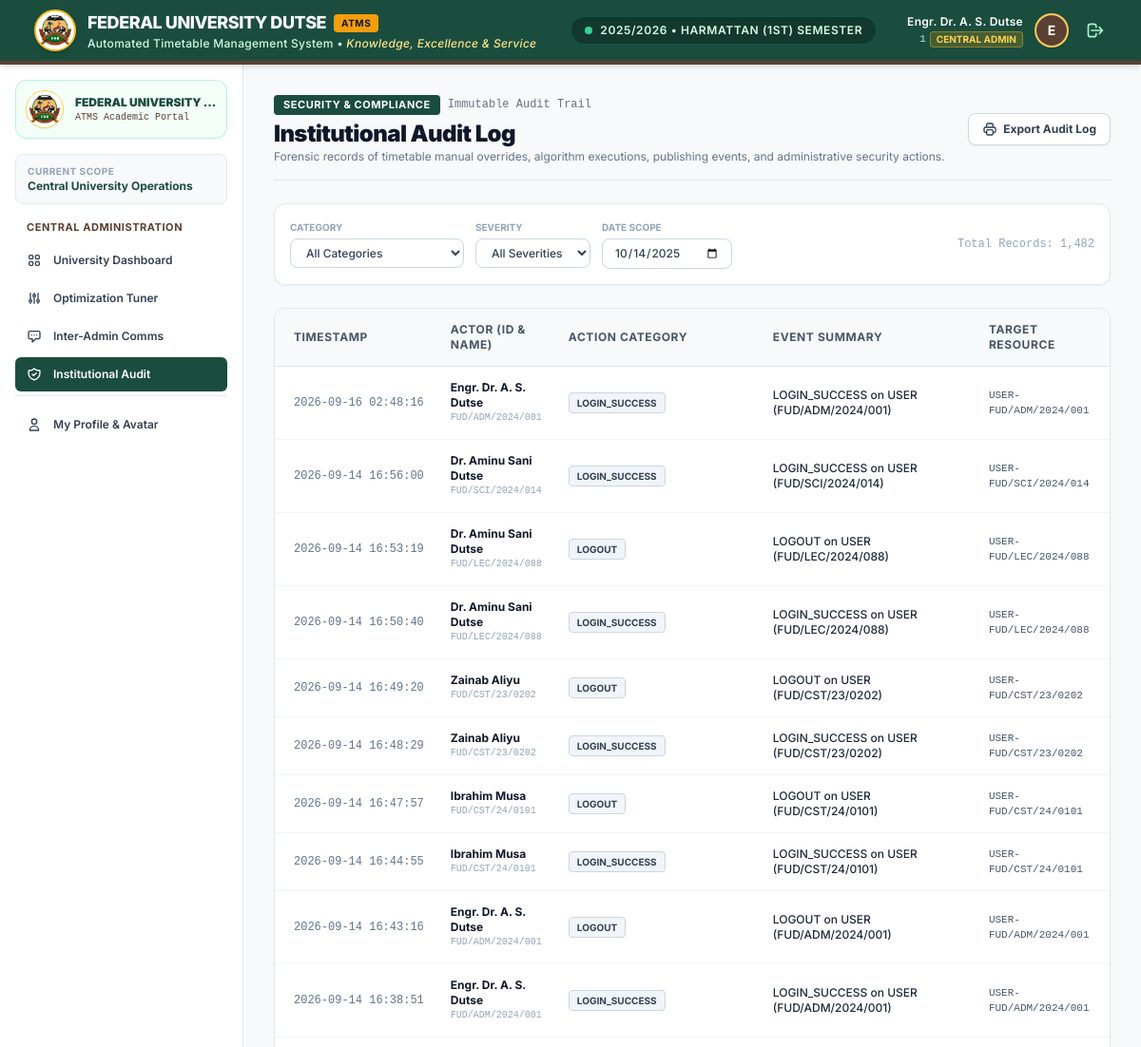
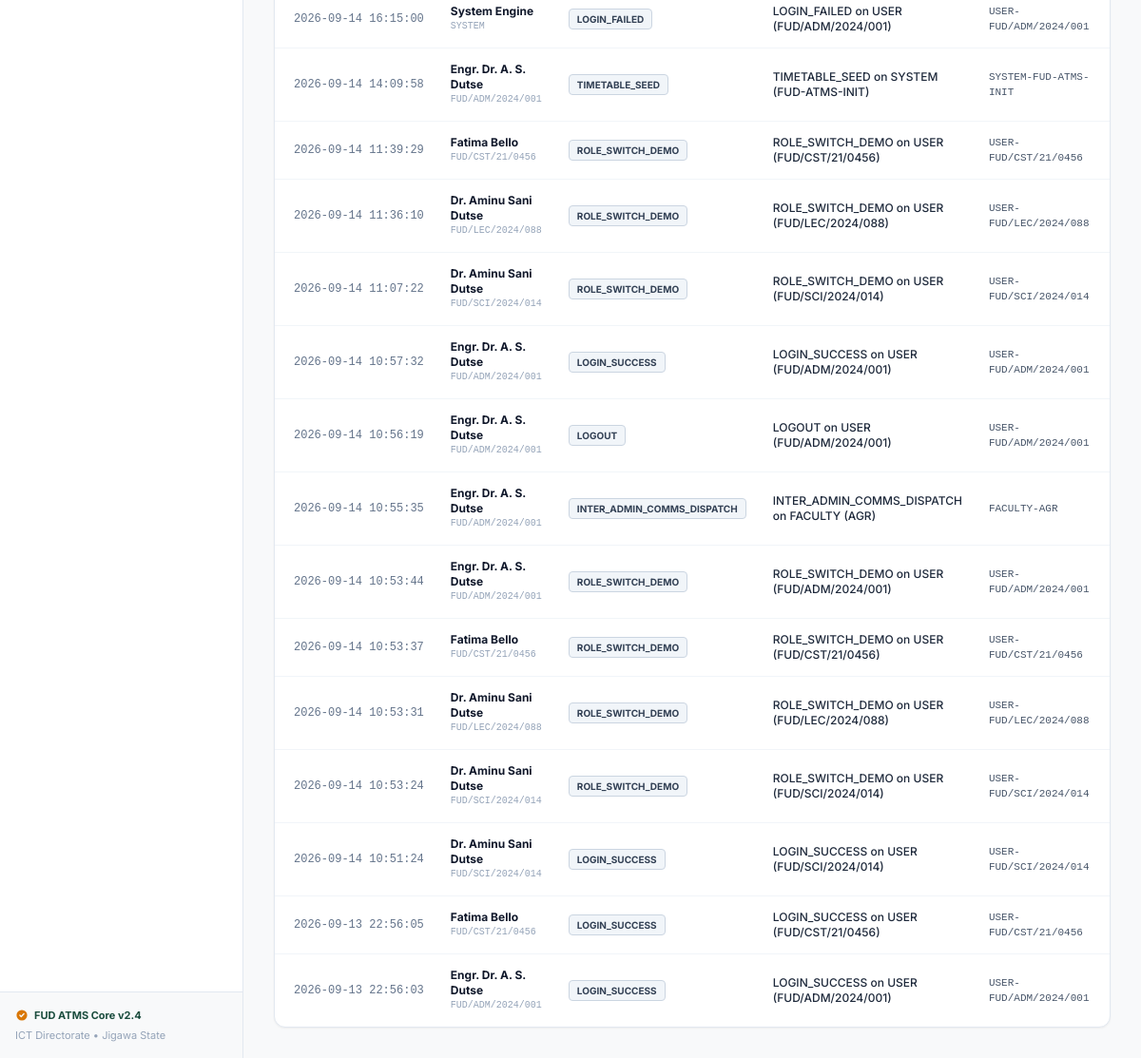
The app's page /central/audit/ (signed in) with its own data (2 pictures, top to bottom).
### timetable/models.py (models this page shows, shortened)
class AcademicSession(models.Model):
    name = models.CharField(max_length=16, unique=True, help_text="e.g. 2025/2026")
    is_current = models.BooleanField(default=False)
    class Meta:
        ordering = ['-name']

class User(AbstractUser):
    class Role(models.TextChoices):
        CENTRAL_ADMIN = 'CENTRAL_ADMIN', 'Central Administrator'
        FACULTY_ADMIN = 'FACULTY_ADMIN', 'Faculty Timetable Officer'
        LECTURER = 'LECTURER', 'Academic Staff / Lecturer'
        STUDENT = 'STUDENT', 'Undergraduate Student'
    LEVEL_CHOICES = [(l, f"{l} Level") for l in (100, 200, 300, 400, 500)]
    institutional_id = models.CharField(max_length=64, unique=True, db_index=True)
    role = models.CharField(max_length=20, choices=Role.choices, db_index=True)
    faculty = models.ForeignKey(Faculty, null=True, blank=True, on_delete=models.PROTECT, related_name='users')
    department = models.ForeignKey(Department, null=True, blank=True, on_delete=models.PROTECT, related_name='users')
    level = models.PositiveSmallIntegerField(null=True, blank=True, choices=LEVEL_CHOICES)
    profile_picture = models.ImageField(upload_to=user_profile_pic_path, null=True, blank=True)
    failed_login_count = models.PositiveIntegerField(default=0)
    locked_until = models.DateTimeField(null=True, blank=True)
    objects = CustomUserManager()
    USERNAME_FIELD = 'institutional_id'
    REQUIRED_FIELDS = ['first_name', 'last_name', 'email']
    @property
    def name(self):
        full = self.get_full_name().strip()
        return full if full else self.institutional_id
    @property
    def avatar_url(self):
        if self.profile_picture and hasattr(self.profile_picture, 'url'):
            try:
                return self.profile_picture.url
            except ValueError:
                return None
        return None

class AuditLog(models.Model):
    user = models.ForeignKey(User, null=True, blank=True, on_delete=models.SET_NULL, related_name='audit_entries')
    action = models.CharField(max_length=64, db_index=True)
    entity_type = models.CharField(max_length=64)
    entity_id = models.CharField(max_length=64)
    ip_address = models.GenericIPAddressField(null=True, blank=True)
    details = models.JSONField(default=dict, blank=True)
    timestamp = models.DateTimeField(auto_now_add=True, db_index=True)
    class Meta:
        ordering = ['-timestamp']

### timetable/views.py (the view)
# urls.py: path('central/audit/', views.central_institutional_audit, name='central_audit'),
@role_required([User.Role.CENTRAL_ADMIN])
def central_institutional_audit(request):
    category = request.GET.get('category')
    severity = request.GET.get('severity')
    logs_query = AuditLog.objects.all().select_related('user')
    if category and category != 'ALL':
        logs_query = logs_query.filter(action__icontains=category)
    paginator = Paginator(logs_query, 25)
    page_number = request.GET.get('page')
    page_obj = paginator.get_page(page_number)
    return render(request, 'central_admin/institutional_audit.html', {
        'page_obj': page_obj,
        'category': category,
        'severity': severity,
    })

### templates/central_admin/institutional_audit.html (shortened to what this page needs)
{% extends 'base.html' %}
{% load static %}
{% block page_header %}
<div class="flex flex-col sm:flex-row sm:items-center sm:justify-between pb-4 border-b border-[#E2E8F0] gap-4">
  <div>
    <div class="flex items-center space-x-2">
      <span class="px-2.5 py-0.5 text-[11px] font-bold uppercase tracking-wider bg-[#1B4D3E] text-white rounded">
        Security & Compliance
      </span>
      <span class="text-xs text-slate-500 font-mono">Immutable Audit Trail</span>
    </div>
    <h1 class="text-2xl font-black text-slate-900 tracking-tight mt-1">
      Institutional Audit Log
    </h1>
    <p class="text-xs text-slate-500">
      Forensic records of timetable manual overrides, algorithm executions, publishing events, and administrative security actions.
    </p>
  </div>
  <div class="flex items-center space-x-3">
    <button type="button"
            onclick="window.print()"
            class="px-3.5 py-2 text-xs font-bold text-slate-700 bg-white border border-slate-300 hover:bg-slate-50 rounded-lg shadow-sm transition flex items-center space-x-1.5">
      <span>Export Audit Log</span>
    </button>
  </div>
</div>
{% endblock %}
{% block content %}
<div class="bg-white p-4 rounded-xl border border-[#E2E8F0] shadow-sm flex flex-wrap items-center justify-between gap-3 text-xs">
  <div class="flex flex-wrap items-center gap-3">
    <div>
      <label class="block text-[10px] font-bold uppercase text-slate-400 mb-1">Category</label>
      <select class="px-3 py-1.5 rounded-lg border border-slate-300 bg-white font-medium text-slate-700 focus:ring-1 focus:ring-[#1B4D3E]">
        <option value="ALL">All Categories</option>
      </select>
    </div>
    <div>
      <label class="block text-[10px] font-bold uppercase text-slate-400 mb-1">Severity</label>
      <select class="px-3 py-1.5 rounded-lg border border-slate-300 bg-white font-medium text-slate-700 focus:ring-1 focus:ring-[#1B4D3E]">
        <option value="ALL">All Severities</option>
      </select>
    </div>
    <div>
      <label class="block text-[10px] font-bold uppercase text-slate-400 mb-1">Date Scope</label>
      <input type="date" value="2025-10-14" class="px-3 py-1.5 rounded-lg border border-slate-300 bg-white font-medium text-slate-700">
    </div>
  </div>
  <div class="flex items-center space-x-2">
    <span class="text-slate-400 text-xs font-mono">Total Records: 1,482</span>
  </div>
</div>
<div class="bg-white rounded-xl border border-[#E2E8F0] shadow-sm overflow-hidden">
  <div class="overflow-x-auto">
    <table class="w-full text-left border-collapse text-xs">
      <thead>
        <tr class="bg-[#F8F9FA] text-slate-600 font-bold uppercase tracking-wider border-b border-[#E2E8F0]">
          <th class="p-3.5 pl-5">Timestamp</th>
          <th class="p-3.5">Actor (ID & Name)</th>
          <th class="p-3.5">Action Category</th>
          <th class="p-3.5">Event Summary</th>
          <th class="p-3.5">Target Resource</th>
          <th class="p-3.5 text-center">Severity</th>
        </tr>
      </thead>
      <tbody class="divide-y divide-slate-100 text-slate-700 font-sans">
        {% if page_obj and page_obj.object_list %}
          {% for log in page_obj %}
          <tr class="hover:bg-slate-50 transition">
            <td class="p-3.5 pl-5 font-mono text-slate-500 whitespace-nowrap">
              {{ log.timestamp|date:"Y-m-d H:i:s" }}
            </td>
            <td class="p-3.5">
              {% if log.user %}
                <div class="font-bold text-slate-900">{% if log.user.get_full_name %}{{ log.user.get_full_name }}{% else %}{{ log.user.institutional_id }}{% endif %}</div>
                <div class="text-[10px] font-mono text-slate-400">{{ log.user.institutional_id }}</div>
              {% else %}
                <div class="font-bold text-slate-900">System Engine</div>
                <div class="text-[10px] font-mono text-slate-400">SYSTEM</div>
              {% endif %}
            </td>
            <td class="p-3.5">
              {% include 'components/audit_badge.html' with badge_type='action' value=log.action %}
            </td>
            <td class="p-3.5 max-w-xs font-medium text-slate-800">
              {{ log.action }} on {{ log.entity_type }} ({{ log.entity_id }})
            </td>
            <td class="p-3.5 font-mono text-[11px] text-slate-600">
              {{ log.entity_type }}-{{ log.entity_id }}
            </td>
            <td class="p-3.5 text-center">
            </td>
          </tr>
          {% endfor %}
        {% endif %}
      </tbody>
    </table>
  </div>
</div>
{% endblock %}

### templates/components/topbar.html (shortened to what this page needs)
{% load static %}
<header class="bg-[#1B4D3E] text-white border-b-4 border-[#5C4033] shadow-md sticky top-0 z-30">
  <div class="max-w-7xl mx-auto px-4 sm:px-6 lg:px-8">
    <div class="flex items-center justify-between h-16">
      <div class="flex items-center space-x-3">
        <a href="/" class="flex items-center space-x-3 group focus:outline-none focus:ring-2 focus:ring-amber-400 rounded-lg p-1">
          <div class="w-11 h-11 rounded-full bg-white flex items-center justify-center p-0.5 shadow-md border-2 border-amber-400 overflow-hidden flex-shrink-0">
            <img src="{% static 'img/fud-logo.png' %}" alt="Federal University Dutse Emblem" class="w-full h-full object-contain" />
          </div>
          <div>
            <div class="flex items-center space-x-2">
              <span class="font-extrabold tracking-tight text-lg text-white group-hover:text-amber-200 transition-colors">
                FEDERAL UNIVERSITY DUTSE
              </span>
              <span class="hidden sm:inline-block px-2 py-0.5 text-[10px] uppercase font-bold tracking-wider bg-amber-500 text-slate-900 rounded">
                ATMS
              </span>
            </div>
            <p class="text-xs text-emerald-100 font-medium tracking-wide">
              Automated Timetable Management System &bull; <span class="italic text-amber-200">Knowledge, Excellence & Service</span>
            </p>
          </div>
        </a>
      </div>
      <div class="hidden md:flex items-center space-x-2 bg-[#13392E] px-3.5 py-1.5 rounded-full border border-emerald-700/50 shadow-inner">
        <span class="inline-block w-2 h-2 rounded-full bg-emerald-400 animate-pulse"></span>
        <span class="text-xs font-semibold text-emerald-100 uppercase tracking-wider">
          {{ ACADEMIC_SESSION }} &bull; {{ ACADEMIC_SEMESTER }}
        </span>
      </div>
      <div class="flex items-center space-x-4">
        <div class="flex items-center space-x-3">
          <a href="{% url 'user_profile' %}" title="View & Edit Profile" class="text-right hidden sm:block group hover:opacity-90 transition">
            <div class="text-xs font-semibold text-white tracking-wide group-hover:text-amber-200 transition-colors">
              {{ user.name|default:"FUD Member" }}
            </div>
            <div class="flex items-center justify-end space-x-1 mt-0.5">
              <span class="text-[11px] text-emerald-200 font-mono">
                {{ user.id|default:"FUD/2024" }}
              </span>
              <span class="px-1.5 py-0.2 bg-amber-500/20 text-amber-300 border border-amber-400/40 rounded text-[10px] font-bold uppercase">
                {% if user.role == 'CENTRAL_ADMIN' %}Central Admin
                {% elif user.role == 'FACULTY_ADMIN' %}Faculty Admin
                {% elif user.role == 'LECTURER' %}Lecturer
                {% elif user.role == 'STUDENT' %}Student
                {% else %}{{ user.role }}
                {% endif %}
              </span>
            </div>
          </a>
          <a href="{% url 'user_profile' %}" title="Manage Profile & Photo" class="relative group focus:outline-none focus:ring-2 focus:ring-amber-400 rounded-full">
            <div class="w-9 h-9 rounded-full overflow-hidden border-2 border-amber-400/80 shadow bg-white flex items-center justify-center">
              {% if user.avatar_url %}
                <img src="{{ user.avatar_url }}" alt="{{ user.name }}" class="w-full h-full object-cover">
              {% else %}
                <div class="w-full h-full bg-[#5C4033] flex items-center justify-center text-white font-bold text-sm">
                  {{ user.name|slice:":1"|default:"F" }}
                </div>
              {% endif %}
            </div>
          </a>
          <form action="/logout/" method="POST" class="inline">
            <button type="submit" title="Secure Logout" class="p-1.5 text-emerald-200 hover:text-white hover:bg-[#13392E] rounded-md transition focus:outline-none focus:ring-2 focus:ring-amber-400">
              <svg class="w-5 h-5" fill="none" stroke="currentColor" viewBox="0 0 24 24">
                <path stroke-linecap="round" stroke-linejoin="round" stroke-width="2" d="M17 16l4-4m0 0l-4-4m4 4H7m6 4v1a3 3 0 01-3 3H6a3 3 0 01-3-3V7a3 3 0 013-3h4a3 3 0 013 3v1" />
              </svg>
            </button>
          </form>
        </div>
      </div>
    </div>
  </div>
</header>

### templates/components/audit_badge.html
{% if badge_type == 'severity' %}
  {% if value == 'CRITICAL' %}
    <span class="inline-flex items-center px-2 py-0.5 rounded text-[10px] font-bold uppercase bg-red-100 text-[#DC2626] border border-red-200">
      <span class="w-1.5 h-1.5 mr-1 rounded-full bg-[#DC2626]"></span>
      Critical
    </span>
  {% elif value == 'HIGH' %}
    <span class="inline-flex items-center px-2 py-0.5 rounded text-[10px] font-bold uppercase bg-amber-100 text-[#D97706] border border-amber-200">
      <span class="w-1.5 h-1.5 mr-1 rounded-full bg-[#D97706]"></span>
      High
    </span>
  {% elif value == 'MEDIUM' %}
    <span class="inline-flex items-center px-2 py-0.5 rounded text-[10px] font-bold uppercase bg-blue-100 text-blue-800 border border-blue-200">
      <span class="w-1.5 h-1.5 mr-1 rounded-full bg-blue-600"></span>
      Medium
    </span>
  {% elif value == 'LOW' %}
    <span class="inline-flex items-center px-2 py-0.5 rounded text-[10px] font-bold uppercase bg-emerald-100 text-[#059669] border border-emerald-200">
      <span class="w-1.5 h-1.5 mr-1 rounded-full bg-[#059669]"></span>
      Low
    </span>
  {% else %}
    <span class="inline-flex items-center px-2 py-0.5 rounded text-[10px] font-bold uppercase bg-slate-100 text-slate-700 border border-slate-200">
      <span class="w-1.5 h-1.5 mr-1 rounded-full bg-slate-500"></span>
      {{ value|default:"Info" }}
    </span>
  {% endif %}
{% elif badge_type == 'action' %}
  {% if value == 'OVERRIDE' %}
    <span class="inline-flex items-center px-2 py-0.5 rounded text-[10px] font-bold uppercase bg-[#5C4033]/15 text-[#5C4033] border border-[#5C4033]/30">
      Override
    </span>
  {% elif value == 'GENERATE' %}
    <span class="inline-flex items-center px-2 py-0.5 rounded text-[10px] font-bold uppercase bg-[#1B4D3E]/15 text-[#1B4D3E] border border-[#1B4D3E]/30">
      Generate
    </span>
  {% elif value == 'APPROVE' or value == 'APPROVED' %}
    <span class="inline-flex items-center px-2 py-0.5 rounded text-[10px] font-bold uppercase bg-emerald-100 text-[#059669] border border-emerald-300">
      Approved
    </span>
  {% elif value == 'REJECT' or value == 'REJECTED' %}
    <span class="inline-flex items-center px-2 py-0.5 rounded text-[10px] font-bold uppercase bg-red-100 text-[#DC2626] border border-red-300">
      Rejected
    </span>
  {% elif value == 'PENDING' %}
    <span class="inline-flex items-center px-2 py-0.5 rounded text-[10px] font-bold uppercase bg-amber-100 text-[#D97706] border border-amber-300">
      Pending
    </span>
  {% elif value == 'CLASH_FLAG' %}
    <span class="inline-flex items-center px-2 py-0.5 rounded text-[10px] font-bold uppercase bg-red-100 text-[#DC2626] border border-red-300">
      Clash Flagged
    </span>
  {% else %}
    <span class="inline-flex items-center px-2 py-0.5 rounded text-[10px] font-bold uppercase bg-slate-100 text-slate-700 border border-slate-300">
      {{ value }}
    </span>
  {% endif %}
{% endif %}

### records on screen
AcademicSession: name "2025/2026"
User: name "Engr. Dr. A. S. Dutse", id "1", name "E"
AuditLog: timestamp "2026-09-16 02:48:16", user.get_full_name "Engr. Dr. A. S. Dutse", user.institutional_id "FUD/ADM/2024/001", action "LOGIN_SUCCESS", entity_type "USER", entity_id "FUD/ADM/2024/001"
AuditLog: timestamp "2026-09-14 16:56:00", user.get_full_name "Dr. Aminu Sani Dutse", user.institutional_id "FUD/SCI/2024/014", action "LOGIN_SUCCESS", entity_type "USER", entity_id "FUD/SCI/2024/014"
AuditLog: timestamp "2026-09-14 16:53:19", user.get_full_name "Dr. Aminu Sani Dutse", user.institutional_id "FUD/LEC/2024/088", action "LOGOUT", entity_type "USER", entity_id "FUD/LEC/2024/088"
AuditLog: timestamp "2026-09-14 16:50:40", user.get_full_name "Dr. Aminu Sani Dutse", user.institutional_id "FUD/LEC/2024/088", action "LOGIN_SUCCESS", entity_type "USER", entity_id "FUD/LEC/2024/088"
AuditLog: timestamp "2026-09-14 16:49:20", user.get_full_name "Zainab Aliyu", user.institutional_id "FUD/CST/23/0202", action "LOGOUT", entity_type "USER", entity_id "FUD/CST/23/0202"
AuditLog: timestamp "2026-09-14 16:48:29", user.get_full_name "Zainab Aliyu", user.institutional_id "FUD/CST/23/0202", action "LOGIN_SUCCESS", entity_type "USER", entity_id "FUD/CST/23/0202"
AuditLog: timestamp "2026-09-14 16:47:57", user.get_full_name "Ibrahim Musa", user.institutional_id "FUD/CST/24/0101", action "LOGOUT", entity_type "USER", entity_id "FUD/CST/24/0101"
AuditLog: timestamp "2026-09-14 16:44:55", user.get_full_name "Ibrahim Musa", user.institutional_id "FUD/CST/24/0101", action "LOGIN_SUCCESS", entity_type "USER", entity_id "FUD/CST/24/0101"
AuditLog: timestamp "2026-09-14 16:43:16", user.get_full_name "Engr. Dr. A. S. Dutse", user.institutional_id "FUD/ADM/2024/001", action "LOGOUT", entity_type "USER", entity_id "FUD/ADM/2024/001"
AuditLog: timestamp "2026-09-14 16:38:51", user.get_full_name "Engr. Dr. A. S. Dutse", user.institutional_id "FUD/ADM/2024/001", action "LOGIN_SUCCESS", entity_type "USER", entity_id "FUD/ADM/2024/001"
AuditLog: timestamp "2026-09-14 16:15:00", shows "System Engine", action "LOGIN_FAILED", entity_type "USER", entity_id "FUD/ADM/2024/001"
AuditLog: timestamp "2026-09-14 14:09:58", user.get_full_name "Engr. Dr. A. S. Dutse", user.institutional_id "FUD/ADM/2024/001", action "TIMETABLE_SEED", entity_type "SYSTEM", entity_id "FUD-ATMS-INIT"
AuditLog: timestamp "2026-09-14 11:39:29", user.get_full_name "Fatima Bello", user.institutional_id "FUD/CST/21/0456", action "ROLE_SWITCH_DEMO", entity_type "USER", entity_id "FUD/CST/21/0456"
AuditLog: timestamp "2026-09-14 11:36:10", user.get_full_name "Dr. Aminu Sani Dutse", user.institutional_id "FUD/LEC/2024/088", action "ROLE_SWITCH_DEMO", entity_type "USER", entity_id "FUD/LEC/2024/088"
AuditLog: timestamp "2026-09-14 11:07:22", user.get_full_name "Dr. Aminu Sani Dutse", user.institutional_id "FUD/SCI/2024/014", action "ROLE_SWITCH_DEMO", entity_type "USER", entity_id "FUD/SCI/2024/014"
AuditLog: timestamp "2026-09-14 10:57:32", user.get_full_name "Engr. Dr. A. S. Dutse", user.institutional_id "FUD/ADM/2024/001", action "LOGIN_SUCCESS", entity_type "USER", entity_id "FUD/ADM/2024/001"
AuditLog: timestamp "2026-09-14 10:56:19", user.get_full_name "Engr. Dr. A. S. Dutse", user.institutional_id "FUD/ADM/2024/001", action "LOGOUT", entity_type "USER", entity_id "FUD/ADM/2024/001"
AuditLog: timestamp "2026-09-14 10:55:35", user.get_full_name "Engr. Dr. A. S. Dutse", user.institutional_id "FUD/ADM/2024/001", action "INTER_ADMIN_COMMS_DISPATCH", entity_type "FACULTY", entity_id "AGR"
AuditLog: timestamp "2026-09-14 10:53:44", user.get_full_name "Engr. Dr. A. S. Dutse", user.institutional_id "FUD/ADM/2024/001", action "ROLE_SWITCH_DEMO", entity_type "USER", entity_id "FUD/ADM/2024/001"
AuditLog: timestamp "2026-09-14 10:53:37", user.get_full_name "Fatima Bello", user.institutional_id "FUD/CST/21/0456", action "ROLE_SWITCH_DEMO", entity_type "USER", entity_id "FUD/CST/21/0456"
AuditLog: timestamp "2026-09-14 10:53:31", user.get_full_name "Dr. Aminu Sani Dutse", user.institutional_id "FUD/LEC/2024/088", action "ROLE_SWITCH_DEMO", entity_type "USER", entity_id "FUD/LEC/2024/088"
AuditLog: timestamp "2026-09-14 10:53:24", user.get_full_name "Dr. Aminu Sani Dutse", user.institutional_id "FUD/SCI/2024/014", action "ROLE_SWITCH_DEMO", entity_type "USER", entity_id "FUD/SCI/2024/014"
AuditLog: timestamp "2026-09-14 10:51:24", user.get_full_name "Dr. Aminu Sani Dutse", user.institutional_id "FUD/SCI/2024/014", action "LOGIN_SUCCESS", entity_type "USER", entity_id "FUD/SCI/2024/014"
AuditLog: timestamp "2026-09-13 22:56:05", user.get_full_name "Fatima Bello", user.institutional_id "FUD/CST/21/0456", action "LOGIN_SUCCESS", entity_type "USER", entity_id "FUD/CST/21/0456"
AuditLog: timestamp "2026-09-13 22:56:03", user.get_full_name "Engr. Dr. A. S. Dutse", user.institutional_id "FUD/ADM/2024/001", action "LOGIN_SUCCESS", entity_type "USER", entity_id "FUD/ADM/2024/001"

### other values on screen
{{ ACADEMIC_SEMESTER }} "HARMATTAN (1ST) SEMESTER"
